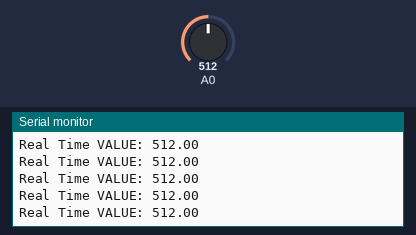
Bench run of a sketch on a simulated Arduino Uno, built with avr-gcc and run on an emulated ATmega328P. Parts: the last lines printed to the serial monitor. The inputs (shaded band) are chosen by the test bench; at power-on: A0 = 512.

Above: at 1.2 s.
1.3 s: A0 set to 716
At 1.32 s:
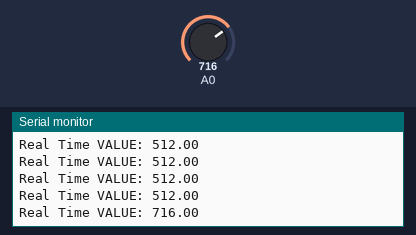
2.8 s: A0 set to 900
At 2.83 s:
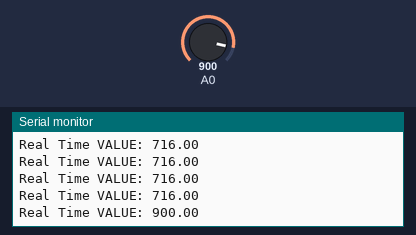
Timing chart, 0 to 5.8 s (numbered marks = the images above; inputs shaded):
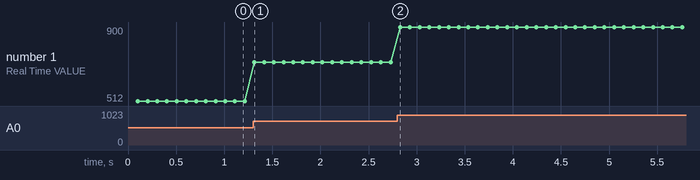

Measured:
- after the input at 1.3 s, the serial monitor: prints a new line at once (image 1)
- after the input at 2.8 s, the serial monitor: prints a new line at once (image 2)
- plotted number 1: 512 → 716 after the input at 1.3 s, 716 → 900 after the input at 2.8 s

The sketch:

TEST.ino
```cpp
float VALUE = 0;


void setup() {
Serial.begin(115200);
Serial.println(F("reading VALUEerature begin. \n"));

}

void loop() {

  static unsigned long sensortStamp = 0;

  if(millis() - sensortStamp > 100){
    sensortStamp = millis();
    VALUE = analogRead(A0); //注意到我们是把输出端连接到了A0，所以这里是analogRead(A0)
    Serial.print(F("Real Time VALUE: "));
    Serial.println(VALUE);
  }

}
```
